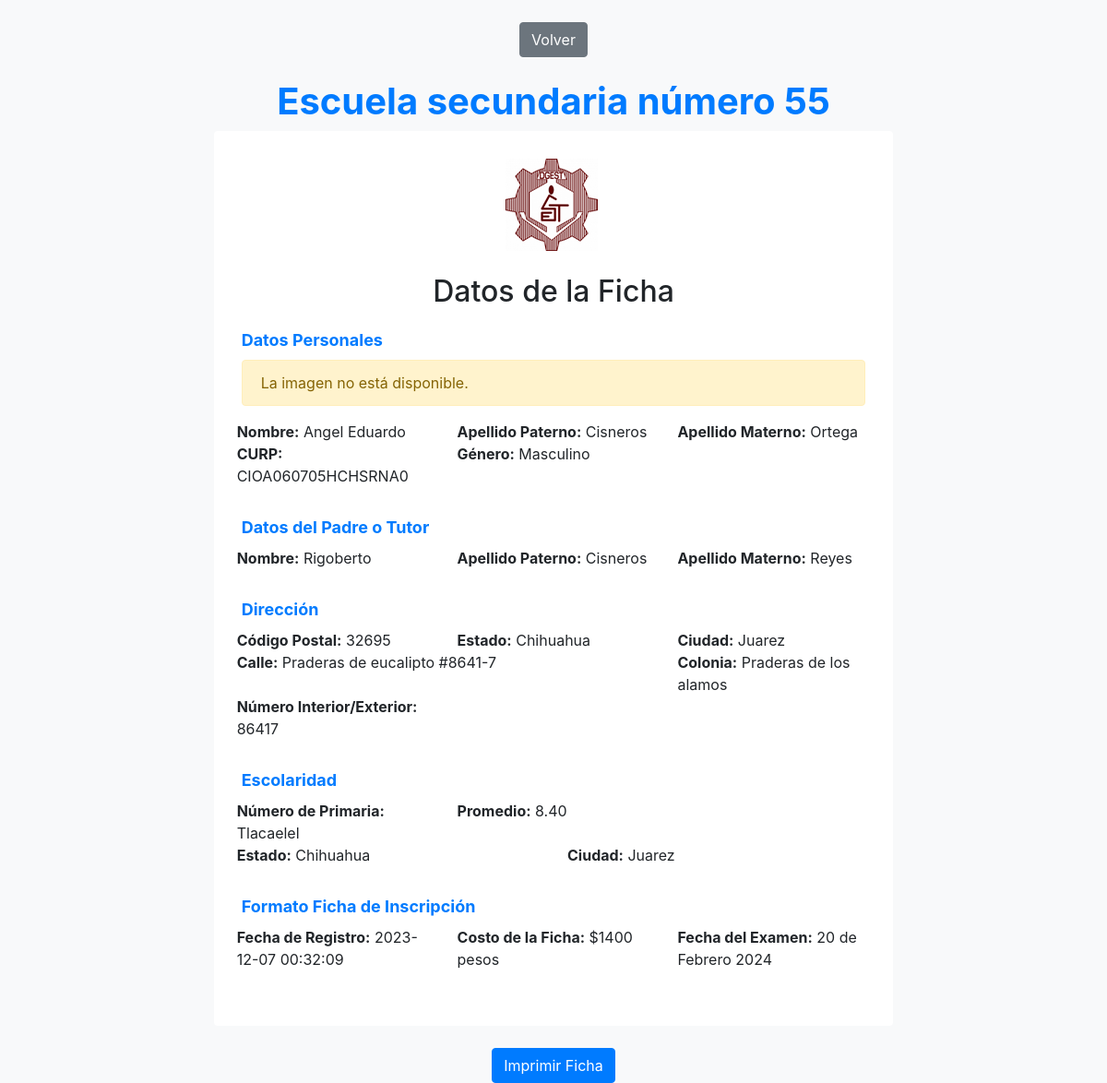
The app's page /funcionesphp/mostrar_ficha.php?curp=CIOA060705HCHSRNA0 with its own data.
### tables this page shows
CREATE TABLE `ficha` (
  `id_ficha` int(11) NOT NULL,
  `nombres` varchar(50) DEFAULT NULL,
  `apellidoP` varchar(50) DEFAULT NULL,
  `apellidoM` varchar(50) DEFAULT NULL,
  `fotoA` longblob DEFAULT NULL,
  `curp` varchar(100) DEFAULT NULL,
  `genero` varchar(11) DEFAULT NULL,
  `fecha_n` date DEFAULT NULL,
  `nacionalidad` varchar(50) DEFAULT NULL,
  `est_nacimiento` varchar(50) DEFAULT NULL,
  `est_nac_cd` varchar(50) DEFAULT NULL,
  `cp` int(10) DEFAULT NULL,
  `estado` varchar(50) DEFAULT NULL,
  `ciudad` varchar(50) DEFAULT NULL,
  `calle` varchar(50) DEFAULT NULL,
  `colonia` varchar(50) DEFAULT NULL,
  `n_in_ext` varchar(50) DEFAULT NULL,
  `nombre_pmt` varchar(50) DEFAULT NULL,
  `pmt_apellidoP` varchar(50) DEFAULT NULL,
  `pmt_apellidoM` varchar(50) DEFAULT NULL,
  `pmt_fecha_nacim` date DEFAULT NULL,
  `pmt_nacionalidad` varchar(50) DEFAULT NULL,
  `pmt_est_naci` varchar(50) DEFAULT NULL,
  `pmt_cd_naci` varchar(50) DEFAULT NULL,
  `n_primaria` varchar(100) DEFAULT NULL,
  `p_estado` varchar(50) DEFAULT NULL,
  `p_ciudad` varchar(50) DEFAULT NULL,
  `p_direccion` varchar(50) DEFAULT NULL,
  `promedio` decimal(10, 2) DEFAULT NULL,
  `ultima_boleta` longblob DEFAULT NULL,
  `costo_ficha` int(10) DEFAULT NULL
);

### funcionesphp/mostrar_ficha.php (the view, shortened to what this page needs)
<?php
if (isset($_GET['curp'])) {
    include './conn.php';
    $curp = $_GET['curp'];
    $curp = $conn->real_escape_string($curp);
    $sql = "SELECT * FROM ficha WHERE curp = '$curp'";
    $result = $conn->query($sql);
    ?>
    <!DOCTYPE html>
    <html lang="es">
    <head>
        <link rel="stylesheet" href="https://maxcdn.bootstrapcdn.com/bootstrap/4.5.2/css/bootstrap.min.css">
    </head>
    <body>
        <div class="text-center mt-4">
            <a class="btn btn-secondary" href="../index.php">Volver</a>
        </div>
        <div class="container mt-4">
            <h1 class="text-center"><span>Escuela secundaria número 55</span></h1>
            <section class="principal row">
                <main class="col-md-8 mx-auto">
                    <div class="card">
                        <div class="card-body">
                            <img id="logo" src="../img/im1.png" alt="Logo de la Escuela" class="mx-auto d-block img-fluid">
                            <h2 class="text-center">Datos de la Ficha</h2>
                            <?php
                            while ($row = $result->fetch_assoc()) {
                                ?>
                                <div class="data-section">
                                    <fieldset>
                                        <legend>Datos Personales</legend>
                                        <?php
                                        $imageFileName = $row['fotoA'];
                                        $imagePath = "../fotos_alumnos/" . $imageFileName;
                                        if (file_exists($imagePath)) {
                                            echo '<img src="' . $imagePath . '" alt="Foto del Alumno" class="small-image">';
                                        } else {
                                            echo '<div class="alert alert-warning" role="alert">La imagen no está disponible.</div>';
                                        }
                                        ?>
                                        <div class="row">
                                            <div class="col-md-4">
                                                <strong>Nombre:</strong>
                                                <?php echo $row["nombres"]; ?>
                                            </div>
                                            <div class="col-md-4">
                                                <strong>Apellido Paterno:</strong>
                                                <?php echo $row["apellidoP"]; ?>
                                            </div>
                                            <div class="col-md-4">
                                                <strong>Apellido Materno:</strong>
                                                <?php echo $row["apellidoM"]; ?>
                                            </div>
                                        </div>
                                        <div class="row">
                                            <div class="col-md-4">
                                                <strong>CURP:</strong>
                                                <?php echo $row["curp"]; ?>
                                            </div>
                                            <div class="col-md-4">
                                                <strong>Género:</strong>
                                                <?php echo $row["genero"]; ?>
                                            </div>
                                        </div>
                                    </fieldset>
                                </div>
                                <div class="data-section">
                                    <fieldset>
                                        <legend>Datos del Padre o Tutor</legend>
                                        <div class="row">
                                            <div class="col-md-4">
                                                <strong>Nombre:</strong>
                                                <?php echo $row["nombre_pmt"]; ?>
                                            </div>
                                            <div class="col-md-4">
                                                <strong>Apellido Paterno:</strong>
                                                <?php echo $row["pmt_apellidoP"]; ?>
                                            </div>
                                            <div class="col-md-4">
                                                <strong>Apellido Materno:</strong>
                                                <?php echo $row["pmt_apellidoM"]; ?>
                                            </div>
                                        </div>
                                    </fieldset>
                                </div>
                                <div class="data-section">
                                    <fieldset>
                                        <legend>Dirección</legend>
                                        <div class="row">
                                            <div class="col-md-4">
                                                <strong>Código Postal:</strong>
                                                <?php echo $row["cp"]; ?>
                                            </div>
                                            <div class="col-md-4">
                                                <strong>Estado:</strong>
                                                <?php echo $row["estado"]; ?>
                                            </div>
                                            <div class="col-md-4">
                                                <strong>Ciudad:</strong>
                                                <?php echo $row["ciudad"]; ?>
                                            </div>
                                        </div>
                                        <div class="row">
                                            <div class="col-md-8">
                                                <strong>Calle:</strong>
                                                <?php echo $row["calle"]; ?>
                                            </div>
                                            <div class="col-md-4">
                                                <strong>Colonia:</strong>
                                                <?php echo $row["colonia"]; ?>
                                            </div>
                                            <div class="col-md-4">
                                                <strong>Número Interior/Exterior:</strong>
                                                <?php echo $row["n_in_ext"]; ?>
                                            </div>
                                        </div>
                                    </fieldset>
                                </div>
                                <div class="data-section">
                                    <fieldset>
                                        <legend>Escolaridad</legend>
                                        <div class="row">
                                            <div class="col-md-4">
                                                <strong>Número de Primaria:</strong>
                                                <?php echo $row["n_primaria"]; ?>
                                            </div>
                                            <div class="col-md-4">
                                                <strong>Promedio:</strong>
                                                <?php echo $row["promedio"]; ?>
                                            </div>
                                        </div>
                                        <div class="row">
                                            <div class="col-md-6">
                                                <strong>Estado:</strong>
                                                <?php echo $row["p_estado"]; ?>
                                            </div>
                                            <div class="col-md-6">
                                                <strong>Ciudad:</strong>
                                                <?php echo $row["p_ciudad"]; ?>
                                            </div>
                                        </div>
                                    </fieldset>
                                </div>
                                <div class="data-section">
                                    <fieldset>
                                        <legend>Formato Ficha de Inscripción</legend>
                                        <div class="row">
                                            <div class="col-md-4">
                                                <strong>Fecha de Registro:</strong>
                                                <?php echo date('Y-m-d H:i:s'); ?>
                                            </div>
                                            <div class="col-md-4">
                                                <strong>Costo de la Ficha:</strong>
                                                $1400 pesos
                                            </div>
                                            <div class="col-md-4">
                                                <strong>Fecha del Examen:</strong>
                                                20 de Febrero 2024
                                            </div>
                                        </div>
                                    </fieldset>
                                </div>
                                <?php
                            }
                            ?>
                        </div>
                    </div>
                </main>
            </section>
        </div>
        <div class="text-center mt-4">
            <button class="btn btn-primary" onclick="imprimirFicha()">Imprimir Ficha</button>
        </div>
    </body>
    </html>
    <?php
} else {
    header("Location: busqueda.php");
    exit();
}
?>

### funcionesphp/mostrar_ficha.php (style rules this page uses)
body { background-color: #f8f9fa; }
h1 span { font-weight: bold; color: #007bff; }
h2 { margin-bottom: 20px; }
.card { border: none; }
.card-body { padding: 30px; }
#logo { max-width: 200px; margin-bottom: 20px; }
.data-section { margin-bottom: 30px; }
.data-section legend { font-weight: bold; color: #007bff; font-size: 18px; }
.row { display: -ms-flexbox; display: flex; -ms-flex-wrap: wrap; flex-wrap: wrap; margin-right: -20px; margin-left: -20px; }

### records on screen
ficha: shows "La imagen no está disponible.", nombres "Angel Eduardo", apellidoP "Cisneros", apellidoM "Ortega", curp "CIOA060705HCHSRNA0", genero "Masculino", nombre_pmt "Rigoberto", pmt_apellidoP "Cisneros", pmt_apellidoM "Reyes", cp "32695", estado "Chihuahua", ciudad "Juarez", calle "Praderas de eucalipto #8641-7", colonia "Praderas de los alamos", n_in_ext "86417", n_primaria "Tlacaelel", promedio "8.40", p_estado "Chihuahua", p_ciudad "Juarez"
